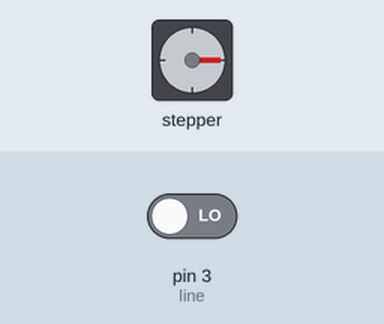
A sketch run on a simulated Arduino Uno, built with avr-gcc and run on an emulated ATmega328P. Parts: stepper motor. Inputs (shaded band) come from the test bench; at power-on: pin 3 (line) LOW. Stepper angles assume 2038 steps per turn; what the sketch prints to the serial monitor is not drawn.

Above: at 3.4 s.
3.5 s: pin 3 (line) driven HIGH
At 5.8 s:
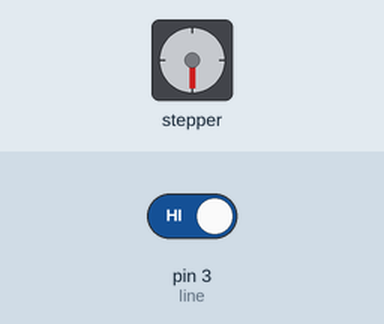
7.0 s: pin 3 (line) driven LOW
At 7.8 s:
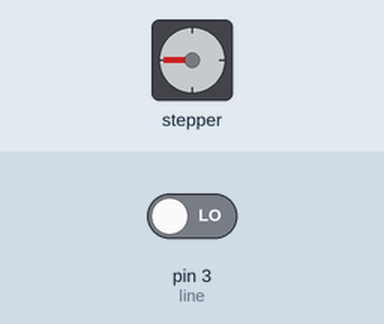
Timing chart, 0 to 72.4 s (numbered marks = the images above; inputs shaded):
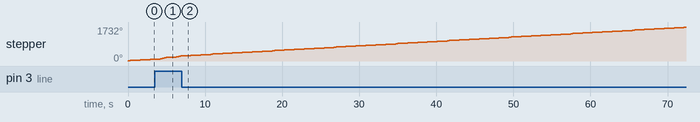

The sketch:

Step-Line.ino
```cpp
#include <Stepper.h>

const int line = 3;
const int stepsPerRevolution = 2038;


// Pins entered in sequence IN1-IN3-IN2-IN4 for proper step sequence
Stepper myStepper = Stepper(stepsPerRevolution, 8, 10, 9, 11);

void setup() {
    myStepper.setSpeed(15);
    Serial.begin(9600);
}

void loop() {
	int lineState=digitalRead(line);
  Serial.print("STATE ");
  Serial.print(lineState);
  Serial.print("   |   ");
//đen = k co phản xạ. trắng= có phản xas
  if(lineState ==1){
    myStepper.step(stepsPerRevolution/4);// 360/4 = 90
    Serial.println("Rotate : 90 ");
    delay(1000);
  }

  // myStepper.step(stepsPerRevolution/6);// 360/6 = 60
  // Serial.println("Rotate : 60 ");
	// delay(1000);

	// myStepper.step(stepsPerRevolution/8);// 360/8 = 45
  // Serial.println("Rotate : 45 ");
	// delay(1000);
else{
  myStepper.step(stepsPerRevolution/12);// 360/12 = 30
  Serial.println("Rotate : 30 ");
	delay(1000);}

}
```
